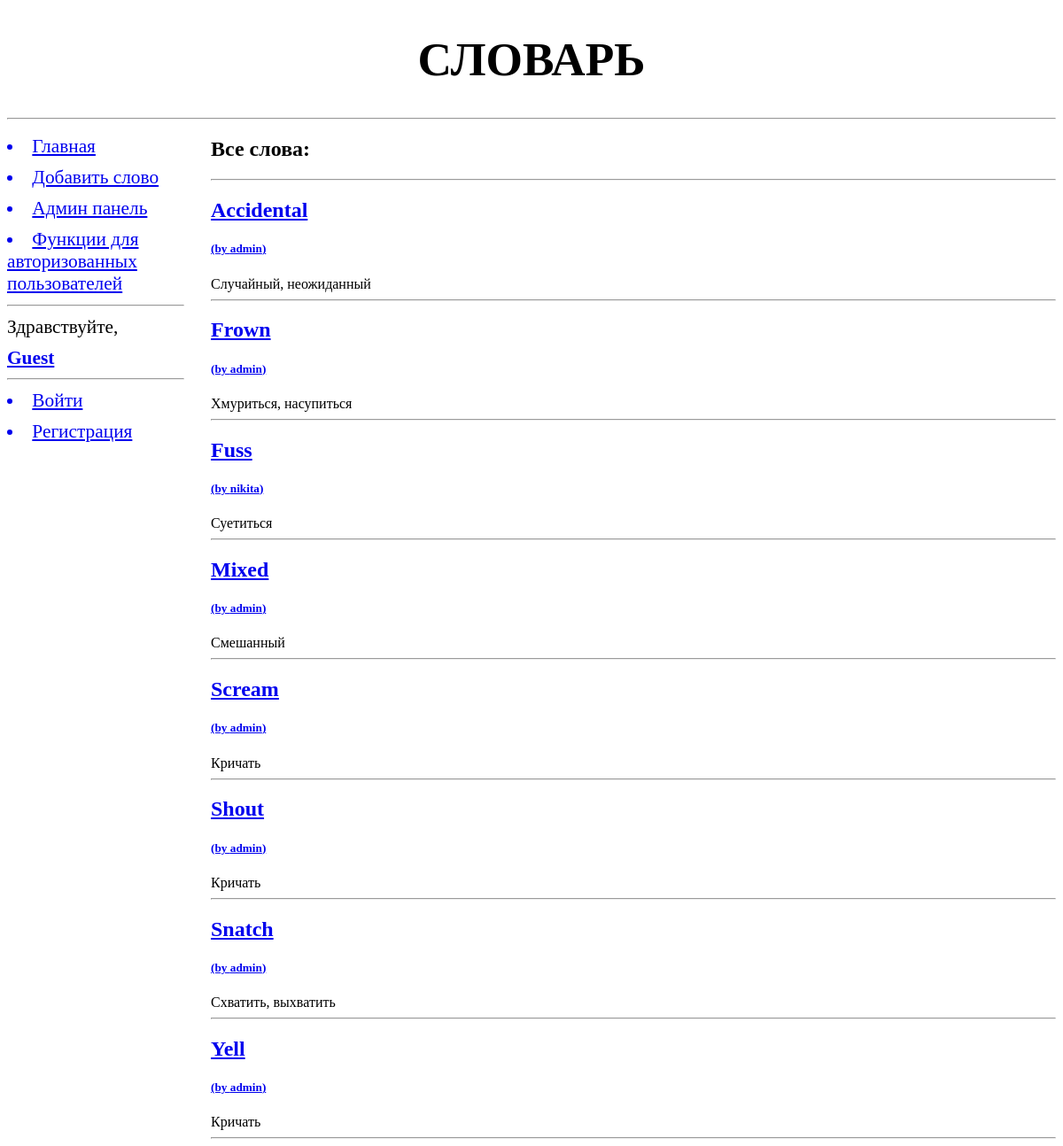
Before: / with the older database file.
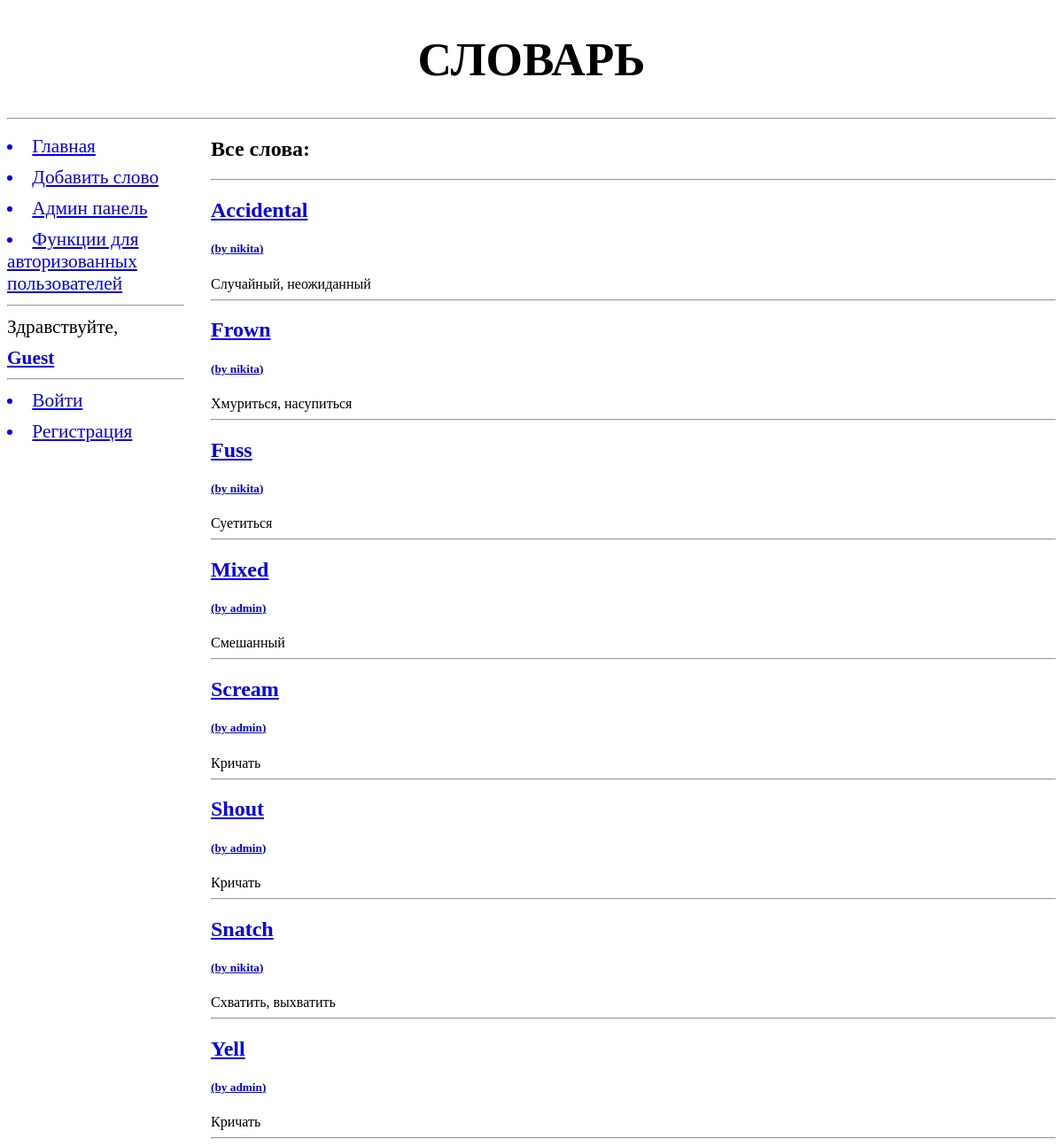
After: the same page with the newer database file.
### addwords/models.py (models this page shows, shortened)
class Word(models.Model):
    class Meta:
        verbose_name = "Слово"
        verbose_name_plural = "Слова"
        unique_together = (('word', 'language'), # уникальные сочетания полей в модели
                           (('word', 'type', 'translation')))
        ordering = ['word', 'type'] # параметры сортировки записей по умолчанию
    TYPE = (
        (None, "Выберите тип слова"), # или None -  заменяет --------- на Выберите тип слова
        ('Verb', 'Verb (сущ.)' ),
        ('Noun', 'Noun (глаг.)'),
        ('Adjective', 'Adjective (прил.)'),
    )
    word = models.CharField(max_length=20, null=True, blank=False, verbose_name="Слово")
    language = models.ForeignKey("Language", on_delete=models.PROTECT, verbose_name="Язык", related_name='words') #, limit_chices_to={}
    type = models.CharField(max_length=10, choices=TYPE, blank=True)
    translation = models.CharField(max_length=25, verbose_name="Перевод")
    discription = models.TextField(blank=True, verbose_name="Доп. комментарий к переводу")
    synonyms = models.ManyToManyField("Word", verbose_name="Синонимы", related_name='+', blank=True)
    rate = models.IntegerField(verbose_name="Рейтинг", default=5, help_text="Личный рейтинг слова от 1 до 10")
    add_date = models.DateTimeField(verbose_name="Дата создания", auto_now_add=True, blank=True)
    archived = models.BooleanField(verbose_name="Архивировано", help_text="Будет ли слово отображаться в словаре?", default=False)
    author =  models.ForeignKey(User, on_delete=models.PROTECT, verbose_name="Автор", help_text="Кто добавил слово", blank=True, null=True, related_name='user_words')
    img = models.ImageField(upload_to="for_words", null=True, blank=True, verbose_name="Изображение", help_text='Картинка, которая поможеть запомнить слово.')

### addwords/views.py (the view)
# urls.py: path('', main, name='main'),
def main(request):
	AMOUNT_OF_WORDS = 15
	if request.GET.get('selecter', False) not in ("None", False):
		sort_name = str(request.GET.get('selecter', False))
		words = Word.objects.filter(archived=False).order_by(sort_name)[:AMOUNT_OF_WORDS] #
	else:
		words = Word.objects.filter(archived=False)[:AMOUNT_OF_WORDS]
	context = {"words":words}
	return render(request, "addwords/main.html", context)

### addwords/templates/addwords/main.html (shortened to what this page needs)
{% extends "basic.html" %}
{%  block page_title %}
Словарь
{% endblock %}
{% block content %}
    <h1>Все слова:</h1>
    <hr>
    {% for word in words %}
        <h2> <a href="{% url 'ex_word' word.pk %}"> {{ word.word }} </a>  <h5> <a href="{% url 'users' %}">(by {{ word.author }})</a></h5> </h2>  <p2>{{ word.translation }} <br></p2>
        <hr>
    {% endfor %}
{% endblock %}

Changed rows visible on the page:
changed Word "Accidental": author "admin" → "nikita"
changed Word "Frown": author "admin" → "nikita"
changed Word "Snatch": author "admin" → "nikita"
